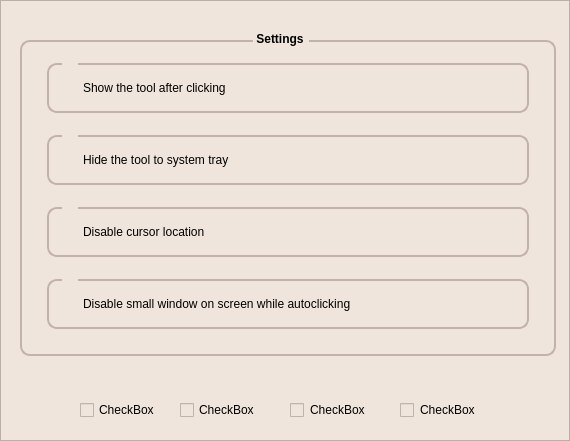
       <widget class="QFrame" name="view_settings_frame">
        <property name="geometry">
         <rect>
          <x>72</x>
          <y>0</y>
          <width>570</width>
          <height>441</height>
         </rect>
        </property>
        <property name="font">
         <font>
          <pointsize>9</pointsize>
         </font>
        </property>
        <property name="styleSheet">
         <string notr="true">background-color: rgb(239, 229, 220);
</string>
        </property>
        <property name="frameShape">
         <enum>QFrame::StyledPanel</enum>
        </property>
        <property name="frameShadow">
         <enum>QFrame::Raised</enum>
        </property>
        <widget class="QPushButton" name="hide_to_tray_checkbox2">
         <property name="geometry">
          <rect>
           <x>62</x>
           <y>129</y>
           <width>16</width>
           <height>16</height>
          </rect>
         </property>
         <property name="font">
          <font>
           <pointsize>9</pointsize>
          </font>
         </property>
         <property name="styleSheet">
          <string notr="true">border: none;</string>
         </property>
         <property name="text">
          <string/>
         </property>
         <property name="icon">
          <iconset>
           <normaloff>../../.designer/backup/images/empty_checkbox.png</normaloff>../../.designer/backup/images/empty_checkbox.png</iconset>
         </property>
         <property name="iconSize">
          <size>
           <width>16</width>
           <height>16</height>
          </size>
         </property>
        </widget>
        <widget class="QPushButton" name="mouse_location_checkbox2">
         <property name="geometry">
          <rect>
           <x>62</x>
           <y>201</y>
           <width>16</width>
           <height>16</height>
          </rect>
         </property>
         <property name="font">
          <font>
           <pointsize>9</pointsize>
          </font>
         </property>
         <property name="styleSheet">
          <string notr="true">border: none;</string>
         </property>
         <property name="text">
          <string/>
         </property>
         <property name="icon">
          <iconset>
           <normaloff>../../.designer/backup/images/empty_checkbox.png</normaloff>../../.designer/backup/images/empty_checkbox.png</iconset>
         </property>
         <property name="iconSize">
          <size>
           <width>16</width>
           <height>16</height>
          </size>
         </property>
        </widget>
        <widget class="QFrame" name="frame_6">
         <property name="geometry">
          <rect>
           <x>20</x>
           <y>40</y>
           <width>536</width>
           <height>316</height>
          </rect>
         </property>
         <property name="styleSheet">
          <string notr="true">border: 2px solid rgb(196, 177, 174);

border-radius: 10px;</string>
         </property>
         <property name="frameShape">
          <enum>QFrame::StyledPanel</enum>
         </property>
         <property name="frameShadow">
          <enum>QFrame::Raised</enum>
         </property>
         <widget class="QFrame" name="frame_7">
          <property name="geometry">
           <rect>
            <x>27</x>
            <y>23</y>
            <width>482</width>
            <height>50</height>
           </rect>
          </property>
          <property name="styleSheet">
           <string notr="true">border: 2px solid rgb(196, 177, 174);

border-radius: 10px;</string>
          </property>
          <property name="frameShape">
           <enum>QFrame::StyledPanel</enum>
          </property>
          <property name="frameShadow">
           <enum>QFrame::Raised</enum>
          </property>
          <widget class="QLabel" name="label_11">
           <property name="geometry">
            <rect>
             <x>36</x>
             <y>16</y>
             <width>172</width>
             <height>18</height>
            </rect>
           </property>
           <property name="font">
            <font>
             <pointsize>9</pointsize>
            </font>
           </property>
           <property name="styleSheet">
            <string notr="true">border: none;</string>
           </property>
           <property name="text">
            <string>Show the tool after clicking</string>
           </property>
          </widget>
         </widget>
         <widget class="QFrame" name="frame_8">
          <property name="geometry">
           <rect>
            <x>27</x>
            <y>95</y>
            <width>482</width>
            <height>50</height>
           </rect>
          </property>
          <property name="styleSheet">
           <string notr="true">border: 2px solid rgb(196, 177, 174);

border-radius: 10px;</string>
          </property>
          <property name="frameShape">
           <enum>QFrame::StyledPanel</enum>
          </property>
          <property name="frameShadow">
           <enum>QFrame::Raised</enum>
          </property>
          <widget class="QLabel" name="label_12">
           <property name="geometry">
            <rect>
             <x>36</x>
             <y>16</y>
             <width>184</width>
             <height>18</height>
            </rect>
           </property>
           <property name="font">
            <font>
             <pointsize>9</pointsize>
            </font>
           </property>
           <property name="styleSheet">
            <string notr="true">border: none;</string>
           </property>
           <property name="text">
            <string>Hide the tool to system tray</string>
           </property>
          </widget>
         </widget>
         <widget class="QFrame" name="frame_9">
          <property name="geometry">
           <rect>
            <x>27</x>
            <y>167</y>
            <width>482</width>
            <height>50</height>
           </rect>
          </property>
          <property name="styleSheet">
           <string notr="true">border: 2px solid rgb(196, 177, 174);

border-radius: 10px;</string>
          </property>
          <property name="frameShape">
           <enum>QFrame::StyledPanel</enum>
          </property>
          <property name="frameShadow">
           <enum>QFrame::Raised</enum>
          </property>
          <widget class="QLabel" name="label_13">
           <property name="geometry">
            <rect>
             <x>36</x>
             <y>16</y>
             <width>172</width>
             <height>18</height>
            </rect>
           </property>
           <property name="font">
            <font>
             <pointsize>9</pointsize>
            </font>
           </property>
           <property name="styleSheet">
            <string notr="true">border: none;</string>
           </property>
           <property name="text">
            <string>Disable cursor location</string>
           </property>
          </widget>
         </widget>
         <widget class="QFrame" name="frame_15">
          <property name="geometry">
           <rect>
            <x>27</x>
            <y>239</y>
            <width>482</width>
            <height>50</height>
           </rect>
          </property>
          <property name="styleSheet">
           <string notr="true">border: 2px solid rgb(196, 177, 174);

border-radius: 10px;</string>
          </property>
          <property name="frameShape">
           <enum>QFrame::StyledPanel</enum>
          </property>
          <property name="frameShadow">
           <enum>QFrame::Raised</enum>
          </property>
          <widget class="QLabel" name="label_18">
           <property name="geometry">
            <rect>
             <x>36</x>
             <y>16</y>
             <width>321</width>
             <height>18</height>
            </rect>
           </property>
           <property name="font">
            <font>
             <pointsize>9</pointsize>
            </font>
           </property>
           <property name="styleSheet">
            <string notr="true">border: none;</string>
           </property>
           <property name="text">
            <string>Disable small window on screen while autoclicking</string>
           </property>
          </widget>
         </widget>
        </widget>
        <widget class="QLabel" name="label_7">
         <property name="geometry">
          <rect>
           <x>253</x>
           <y>32</y>
           <width>56</width>
           <height>14</height>
          </rect>
         </property>
         <property name="font">
          <font>
           <pointsize>9</pointsize>
           <weight>75</weight>
           <bold>true</bold>
          </font>
         </property>
         <property name="styleSheet">
          <string notr="true">Border: none;</string>
         </property>
         <property name="text">
          <string> Settings</string>
         </property>
        </widget>
        <widget class="QPushButton" name="hide_while_click_checkbox2">
         <property name="geometry">
          <rect>
           <x>62</x>
           <y>57</y>
           <width>16</width>
           <height>16</height>
          </rect>
         </property>
         <property name="font">
          <font>
           <pointsize>9</pointsize>
          </font>
         </property>
         <property name="styleSheet">
          <string notr="true">border: none;</string>
         </property>
         <property name="text">
          <string/>
         </property>
         <property name="icon">
          <iconset>
           <normaloff>../../.designer/backup/images/empty_checkbox.png</normaloff>../../.designer/backup/images/empty_checkbox.png</iconset>
         </property>
         <property name="iconSize">
          <size>
           <width>16</width>
           <height>16</height>
          </size>
         </property>
        </widget>
        <widget class="QCheckBox" name="hide_while_click_checkbox">
         <property name="geometry">
          <rect>
           <x>80</x>
           <y>400</y>
           <width>81</width>
           <height>20</height>
          </rect>
         </property>
         <property name="text">
          <string>CheckBox</string>
         </property>
        </widget>
        <widget class="QCheckBox" name="hide_to_tray_checkbox">
         <property name="geometry">
          <rect>
           <x>180</x>
           <y>400</y>
           <width>81</width>
           <height>20</height>
          </rect>
         </property>
         <property name="text">
          <string>CheckBox</string>
         </property>
        </widget>
        <widget class="QCheckBox" name="mouse_location_checkbox">
         <property name="geometry">
          <rect>
           <x>290</x>
           <y>400</y>
           <width>81</width>
           <height>20</height>
          </rect>
         </property>
         <property name="styleSheet">
          <string notr="true">border: none;</string>
         </property>
         <property name="text">
          <string>CheckBox</string>
         </property>
        </widget>
        <widget class="QCheckBox" name="small_window_checkbox">
         <property name="geometry">
          <rect>
           <x>400</x>
           <y>400</y>
           <width>81</width>
           <height>20</height>
          </rect>
         </property>
         <property name="styleSheet">
          <string notr="true">border: none;</string>
         </property>
         <property name="text">
          <string>CheckBox</string>
         </property>
        </widget>
        <widget class="QPushButton" name="small_window_checkbox2">
         <property name="geometry">
          <rect>
           <x>62</x>
           <y>273</y>
           <width>16</width>
           <height>16</height>
          </rect>
         </property>
         <property name="font">
          <font>
           <pointsize>9</pointsize>
          </font>
         </property>
         <property name="styleSheet">
          <string notr="true">border: none;</string>
         </property>
         <property name="text">
          <string/>
         </property>
         <property name="icon">
          <iconset>
           <normaloff>../../.designer/backup/images/empty_checkbox.png</normaloff>../../.designer/backup/images/empty_checkbox.png</iconset>
         </property>
         <property name="iconSize">
          <size>
           <width>16</width>
           <height>16</height>
          </size>
         </property>
        </widget>
        <zorder>frame_6</zorder>
        <zorder>label_7</zorder>
        <zorder>hide_to_tray_checkbox2</zorder>
        <zorder>hide_while_click_checkbox</zorder>
        <zorder>hide_to_tray_checkbox</zorder>
        <zorder>mouse_location_checkbox</zorder>
        <zorder>mouse_location_checkbox2</zorder>
        <zorder>hide_while_click_checkbox2</zorder>
        <zorder>small_window_checkbox</zorder>
        <zorder>small_window_checkbox2</zorder>
       </widget>
